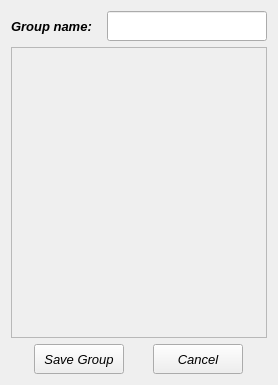
<?xml version="1.0" encoding="UTF-8"?>
<ui version="4.0">
 <class>Form</class>
 <widget class="QWidget" name="Form">
  <property name="geometry">
   <rect>
    <x>0</x>
    <y>0</y>
    <width>278</width>
    <height>385</height>
   </rect>
  </property>
  <property name="windowTitle">
   <string>Form</string>
  </property>
  <layout class="QGridLayout" name="gridLayout">
   <item row="0" column="0">
    <layout class="QHBoxLayout" name="horizontalLayout">
     <item>
      <widget class="QLabel" name="label">
       <property name="sizePolicy">
        <sizepolicy hsizetype="Fixed" vsizetype="Fixed">
         <horstretch>0</horstretch>
         <verstretch>0</verstretch>
        </sizepolicy>
       </property>
       <property name="minimumSize">
        <size>
         <width>90</width>
         <height>16</height>
        </size>
       </property>
       <property name="maximumSize">
        <size>
         <width>90</width>
         <height>16</height>
        </size>
       </property>
       <property name="font">
        <font>
         <pointsize>10</pointsize>
         <italic>true</italic>
         <bold>true</bold>
        </font>
       </property>
       <property name="text">
        <string>Group name:</string>
       </property>
      </widget>
     </item>
     <item>
      <widget class="QLineEdit" name="lineEdit">
       <property name="sizePolicy">
        <sizepolicy hsizetype="Fixed" vsizetype="Fixed">
         <horstretch>0</horstretch>
         <verstretch>0</verstretch>
        </sizepolicy>
       </property>
       <property name="minimumSize">
        <size>
         <width>160</width>
         <height>30</height>
        </size>
       </property>
       <property name="maximumSize">
        <size>
         <width>160</width>
         <height>30</height>
        </size>
       </property>
      </widget>
     </item>
    </layout>
   </item>
   <item row="1" column="0">
    <widget class="QScrollArea" name="scrollArea">
     <property name="widgetResizable">
      <bool>true</bool>
     </property>
     <widget class="QWidget" name="scrollAreaWidgetContents">
      <property name="geometry">
       <rect>
        <x>0</x>
        <y>0</y>
        <width>258</width>
        <height>289</height>
       </rect>
      </property>
     </widget>
    </widget>
   </item>
   <item row="2" column="0">
    <layout class="QHBoxLayout" name="horizontalLayout_2">
     <item>
      <widget class="QPushButton" name="pushButton">
       <property name="minimumSize">
        <size>
         <width>90</width>
         <height>30</height>
        </size>
       </property>
       <property name="maximumSize">
        <size>
         <width>90</width>
         <height>30</height>
        </size>
       </property>
       <property name="font">
        <font>
         <pointsize>10</pointsize>
         <italic>true</italic>
        </font>
       </property>
       <property name="text">
        <string>Save Group</string>
       </property>
      </widget>
     </item>
     <item>
      <widget class="QPushButton" name="pushButton_2">
       <property name="minimumSize">
        <size>
         <width>90</width>
         <height>30</height>
        </size>
       </property>
       <property name="maximumSize">
        <size>
         <width>90</width>
         <height>30</height>
        </size>
       </property>
       <property name="font">
        <font>
         <pointsize>10</pointsize>
         <italic>true</italic>
        </font>
       </property>
       <property name="text">
        <string>Cancel</string>
       </property>
      </widget>
     </item>
    </layout>
   </item>
  </layout>
 </widget>
 <resources/>
 <connections/>
</ui>
